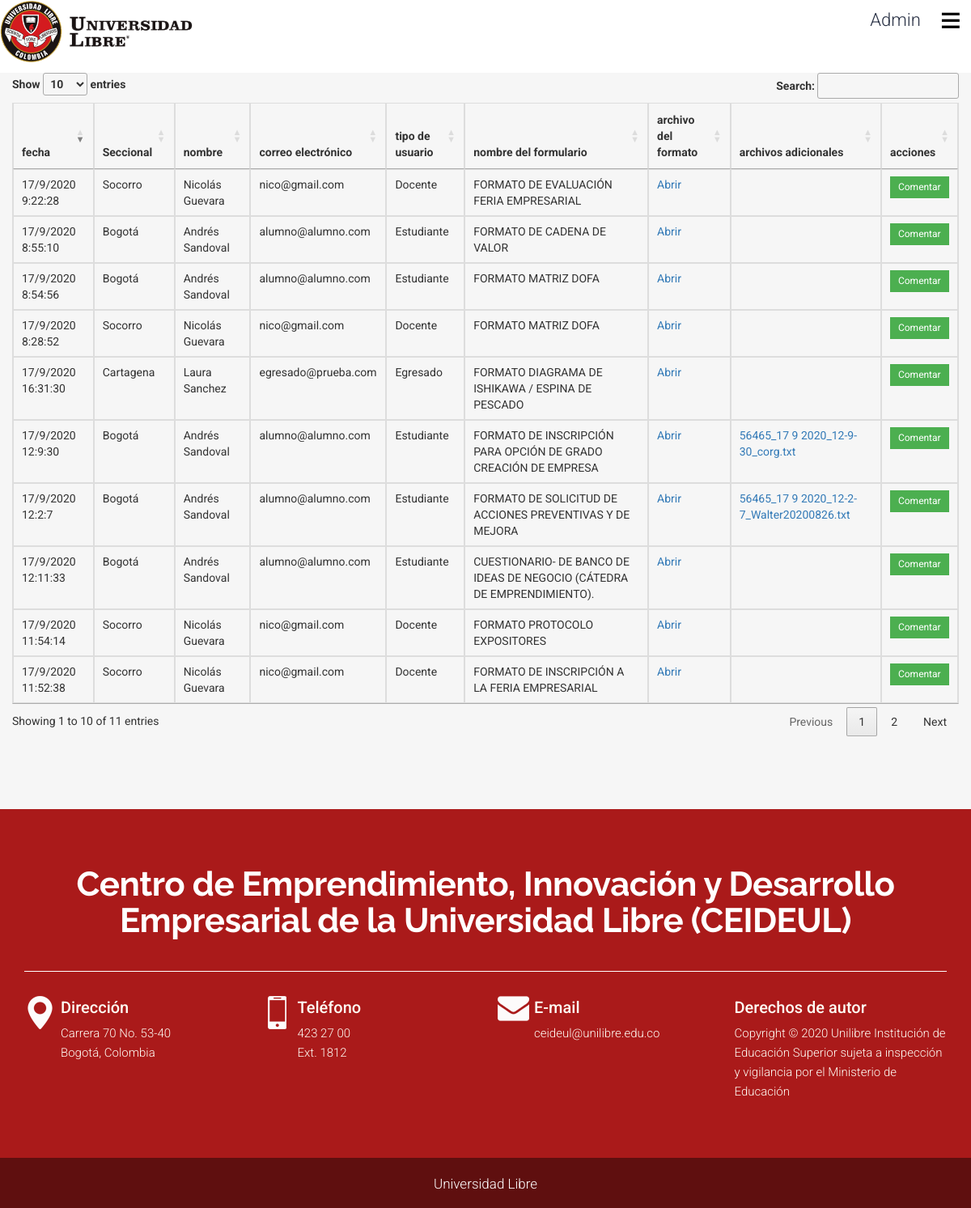
The app's page /Admin_forms.php (signed in) with its own data.
### tables this page shows
CREATE TABLE `tb_formularios` (
  `archivo` varchar(300) NOT NULL,
  `nombre` varchar(200) NOT NULL,
  `tipo_usuario` varchar(80) NOT NULL,
  `formulario` varchar(100) NOT NULL,
  `fecha` varchar(100) NOT NULL,
  `correo` varchar(200) NOT NULL,
  `seccional` varchar(40) NOT NULL,
  `archivo_adicional` varchar(900) NOT NULL,
  `archivo_adicional2` varchar(900) NOT NULL
);

### Admin_forms.php (the view, shortened to what this page needs)
<!DOCTYPE html>
<html lang="es">
   <head>
      <link rel="stylesheet" href="css/pogo-slider.min.css" />
      <link rel="stylesheet" href="css/style copy.css" />
      <link rel="stylesheet" href="css/responsive.css" />
      <link rel="stylesheet" href="css/custom.css"/>
      <link href="http://maxcdn.bootstrapcdn.com/bootstrap/3.2.0/css/bootstrap.min.css" rel="stylesheet">
<link rel="stylesheet" href="http://cdn.datatables.net/1.10.2/css/jquery.dataTables.min.css"></style>
      <link rel="stylesheet" type="text/css" href="js/alertifyjs/css/themes/default.css">
<link rel="stylesheet" type="text/css" href="js/alertifyjs/css/alertify.css">
   </head>
   <body id="home" data-spy="scroll" data-target="#navbar-wd" data-offset="98">
      <div class="wrapper">
      <div id="content">
 <div class="header">
          <p onclick="volverinicio()" style="cursor:pointer;"><img src="images/ceideul_logo4.png" /></p>
<div class="header-right">
  <p id="txtnombre" style="padding: 12px;"></p>
  <a style="font-size:45px; cursor:pointer; color:black; " id="sidebarCollapse">≡</a>
</div>
</div>
         <div class="section about_section layout_padding padding_top_0">
            <div class="container" style="width:100%;">
            <table id="myTable" class="table table-bordered table-dark" style="width=100%;" >
        <thead class="thead-dark">
          <tr>
            <th data-order='desc'>fecha</th>
            <th>Seccional</th>
            <th>nombre</th>
            <th>correo electrónico</th>
            <th>tipo de usuario</th>
            <th>nombre del formulario</th>
            <th>archivo del formato</th>
            <th>archivos adicionales</th>
            <th>acciones</th>
          </tr>
        </thead>
        <tbody id="mytbody">
        <?php
	$conexion=conexion();
            $sql = "select*from tb_formularios order by fecha DESC";
            $result=mysqli_query($conexion,$sql);
            while($row = $result->fetch_assoc()){
               $fecha=str_replace(" ", "/", $row['fecha']);
               $fecha2=str_replace("_", " ", $fecha);
               $fecha3=str_replace("-", ":", $fecha2);
               $path = $row['archivo_adicional'];
               $nombrefile = basename($path);
               $path2 = $row['archivo_adicional2'];
               $nombrefile2 = basename($path2);
            ?>
            <tr>
                <td class="tdfecha"><?php echo $fecha3?></td>
                <td class="tdfecha"><?php echo ($row['seccional']); ?></td>
                <td class="tdnombre"><?php echo ($row['nombre']); ?></td>
                <td class="tdcorreo"><?php echo ($row['correo']); ?></td>
                <td class="tipo_usuario"><?php echo ($row['tipo_usuario']); ?></td>
                <td class="tdformulario"><?php echo ($row['formulario']); ?></td>
                <td class="tdarchivo"><a target="_blank"href="<?php echo ($row['archivo'])?>">Abrir</a></td>
                <td class="tdarchivoadicional"><a target="_blank"href="<?php echo ($row['archivo_adicional'])?>"><?php echo $nombrefile; ?></a>
                <a target="_blank"href="<?php echo ($row['archivo_adicional2'])?>"><?php echo $nombrefile2; ?></a></td>
                <td class="tdarchivo"><button style="background-color: #4CAF50;
  border: none;
  color: white;
  padding: 5px 10px;
  text-align: center;
  text-decoration: none;
  display: inline-block;
  font-size: 12px;
  cursor: pointer;" class="miboton">Comentar</button></td>
            </tr>
          <?php  } ?>
        </tbody>
      </table>
            </div>
                     </div>
                  </div>
               </div>
         <footer class="footer-box" >
            <div class="container">
               <div class="row">
                  <div class="col-md-12">
                     <div class="full">
                        <div class="heading_main text_align_center white_fonts margin-bottom_30">
                           <h2>Centro de Emprendimiento, Innovación y Desarrollo Empresarial de la Universidad Libre (CEIDEUL)</h2>
                        </div>
                     </div>
                  </div>
               </div>
               <div class="row" >
                  <div class="col-lg-3 col-md-6 col-sm-6 white_fonts"  >
                     <div class="full footer_blog f_icon_1">
                         <p>Dirección<br><small>Carrera 70 No. 53-40<br>Bogotá, Colombia</small></p>
                     </div>
                  </div>
               <div class="col-lg-3 col-md-6 col-sm-6 white_fonts">
                     <div class="full footer_blog f_icon_2">
                        <p>Teléfono<br><small>423 27 00<br>Ext. 1812</small></p>
                     </div>
                  </div>
                  <div class="col-lg-3 col-md-6 col-sm-6 white_fonts">
                     <div class="full footer_blog f_icon_3">
                         <p>E-mail<br><small>ceideul@unilibre.edu.co</small></p>
                     </div>
                  </div>
                  <div class="col-lg-3 col-md-6 col-sm-6 white_fonts">
                     <div class="full footer_blog_last">
                         <p>Derechos de autor</p>
                         <p><small>
                           Copyright © 2020 Unilibre Institución de Educación Superior sujeta a inspección y vigilancia por el Ministerio de Educación</small>
                         </p>
                     </div>
                  </div>
               </div>
            </div>
         </footer>
         <div class="footer_bottom">
            <div class="container">
               <div class="row">
                  <div class="col-12">
                     <p class="crp">Universidad Libre</p>
                  </div>
               </div>
            </div>
         </div>
   </body>
</html>

### css/style copy.css (style rules this page uses)
body { color: #666666; font-size: 15px; font-family: 'Roboto', sans-serif; line-height: 1.80857; overflow-x: hidden !important; }
* { font-family: 'Roboto', sans-serif; }
h1, h2, h3, h4, h5, h6 { letter-spacing: 0; font-weight: normal; position: relative; padding: 0 0 10px 0; font-weight: normal; line-height: 120% !important; color: #1f1f1f; margin: 0 }
h2 { font-size: 22px }
.padding_top_0 { padding-top: 0 !important; }
.header { overflow: hidden; background-color: white; height: 90px; }
.header a { float: left; color: white; text-align: center; padding: 12px; text-decoration: none; font-size: 30px; line-height: 25px; border-radius: 4px; }
.header p { float: left; text-align: center; text-decoration: none; font-size: 22px; line-height: 25px; border-radius: 4px; }
.header-right { float: right; }
.about_section { background: #f6f6f6; }
.footer-box { background: #aa1a1a; padding: 70px 0; }
p { margin-top: 5px; margin-bottom: 1rem; font-size: 17px; font-weight: 300; line-height: 30px; color: #272f43; }
.text_align_center { text-align: center; }
.white_fonts p, .white_fonts h1, .white_fonts h2, .white_fonts h3, .white_fonts h4, .white_fonts h5, .white_fonts h6, .white_fonts ul, .white_fonts ul li, .white_fonts ul li a, .white_fonts ul i, .white_fonts .post_info i, .white_fonts div, .white_fonts a.read_more { color: #fff !important; }
.layout_padding { padding-top: 90px; padding-bottom: 90px; }
.heading_main h2 { font-size: 42px; letter-spacing: -0.5px; font-weight: 700; padding: 0; margin: 0; font-family: 'Raleway', sans-serif; position: relative; text-transform: uppercase; line-height: 45px !important; }
.heading_main h2::after { width: 250px; height: 8px; background: #ff880e; content: ""; display: block; transform: skew(-30deg); margin-top: 3px; display: none; }
.full { float: left; width: 100%; }
.heading_main { float: left; display: flex; margin-bottom: 45px; width: 100%; justify-content: center; }
.margin-bottom_30 { margin-bottom: 30px !important; }
.footer_bottom { background: #5f0f0f; padding: 0 0; width: 100%; min-height: 60px; float: left; text-align: center; }
.footer_bottom p.crp { float: left; margin: 0; color: #fff; font-size: 17px; text-align: center; width: 100%; line-height: 60px; padding-top: 2px; }
footer { width: 100%; float: left; }
footer.footer-box p { font-size: 20px; margin-top: 0; line-height: 28px; font-weight: 500; color: #fffcf4 !important; float: left; width: 100%; margin-bottom: 0; }
footer.footer-box p small { margin-top: 6px; float: left; width: 100%; margin-bottom: 0; line-height: 24px; font-size: 15px; font-weight: 300; }
.footer_blog { float: left; width: 100%; }
#content { padding: 0; min-height: 100vh; transition: all 0.3s; position: relative; top: 0; right: 0; width: 100%; }
footer.footer-box .heading_main h2 { text-transform: none; border-bottom: solid #fff 1px; width: 100%; padding: 0 0 40px 0; }
.footer_blog { padding-left: 45px; }
.f_icon_1 { background-image: url('../images/f_icon1.png'); background-repeat: no-repeat; }
.f_icon_2 { background-image: url('../images/f_icon2.png'); background-repeat: no-repeat; }
.f_icon_3 { background-image: url('../images/f_icon3.png'); background-repeat: no-repeat; }

### css/timeline.css (style rules this page uses)
* { box-sizing: border-box; }

### records on screen
tb_formularios: fecha "17/9/2020 9:22:28", seccional "Socorro", nombre "Nicolás Guevara", correo "nico@gmail.com", tipo_usuario "Docente", formulario "FORMATO DE EVALUACIÓN FERIA EMPRESARIAL"
tb_formularios: fecha "17/9/2020 8:55:10", seccional "Bogotá", nombre "Andrés Sandoval", correo "alumno@alumno.com", tipo_usuario "Estudiante", formulario "FORMATO DE CADENA DE VALOR"
tb_formularios: fecha "17/9/2020 8:54:56", seccional "Bogotá", nombre "Andrés Sandoval", correo "alumno@alumno.com", tipo_usuario "Estudiante", formulario "FORMATO MATRIZ DOFA"
tb_formularios: fecha "17/9/2020 8:28:52", seccional "Socorro", nombre "Nicolás Guevara", correo "nico@gmail.com", tipo_usuario "Docente", formulario "FORMATO MATRIZ DOFA"
tb_formularios: fecha "17/9/2020 16:31:30", seccional "Cartagena", nombre "Laura Sanchez", correo "egresado@prueba.com", tipo_usuario "Egresado", formulario "FORMATO DIAGRAMA DE ISHIKAWA / ESPINA DE PESCADO"
tb_formularios: fecha "17/9/2020 12:9:30", seccional "Bogotá", nombre "Andrés Sandoval", correo "alumno@alumno.com", tipo_usuario "Estudiante", formulario "FORMATO DE INSCRIPCIÓN PARA OPCIÓN DE GRADO CREACIÓN DE EMPRESA", archivo_adicional "56465_17 9 2020_12-9-30_corg.txt"
tb_formularios: fecha "17/9/2020 12:2:7", seccional "Bogotá", nombre "Andrés Sandoval", correo "alumno@alumno.com", tipo_usuario "Estudiante", formulario "FORMATO DE SOLICITUD DE ACCIONES PREVENTIVAS Y DE MEJORA", archivo_adicional "56465_17 9 2020_12-2-7_Walter20200826.txt"
tb_formularios: fecha "17/9/2020 12:11:33", seccional "Bogotá", nombre "Andrés Sandoval", correo "alumno@alumno.com", tipo_usuario "Estudiante", formulario "CUESTIONARIO- DE BANCO DE IDEAS DE NEGOCIO (CÁTEDRA DE EMPRENDIMIENTO)."
tb_formularios: fecha "17/9/2020 11:54:14", seccional "Socorro", nombre "Nicolás Guevara", correo "nico@gmail.com", tipo_usuario "Docente", formulario "FORMATO PROTOCOLO EXPOSITORES"
tb_formularios: fecha "17/9/2020 11:52:38", seccional "Socorro", nombre "Nicolás Guevara", correo "nico@gmail.com", tipo_usuario "Docente", formulario "FORMATO DE INSCRIPCIÓN A LA FERIA EMPRESARIAL"
